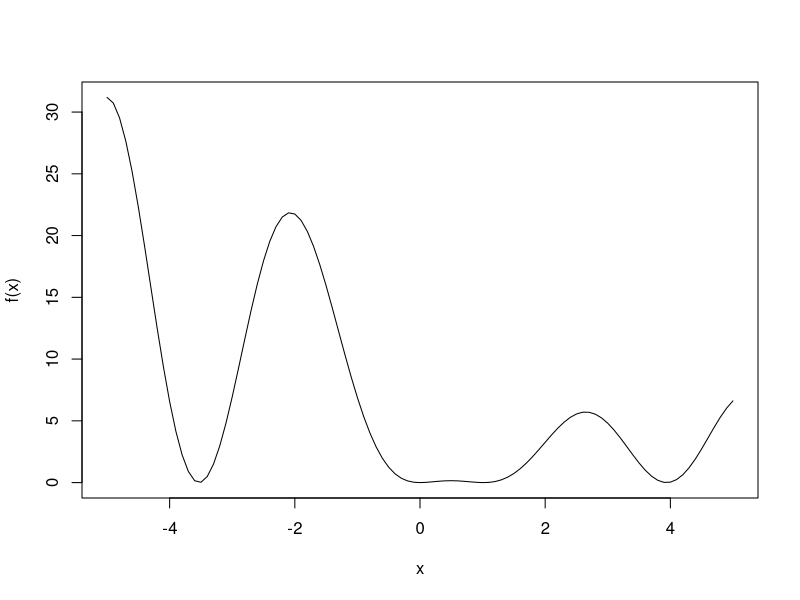

Reproduce this figure in R. (Note: this script raises an error after producing the figure.)
### R. Hatzinger, K. Hornik, H. Nagel, M.J.Maier (2014), R Einführung durch ###
### angewandte Statistik, Pearson                                           ###
### Quelle: https://www.pearson.de/r-9783868942507                          ###
### Seite 210 - 211 

f<- function(x){
result<- ((1-cos(x)-(pi/2 -x)*sin(x)))^2
return(result)
}
optimize(f, c(0.1,pi/2))

curve(f(x), -5,5, xlab= "x", ylab="f(x)")



f_m<- function(x){
result<- -((1-cos(x)-(pi/2 -x)*sin(x)))^2
return(result)
}
m<- maxLik(f_m, start= 0)
summary(m)
curve(f_m, -5,5, xlab="x",ylab="f(x)_m")
